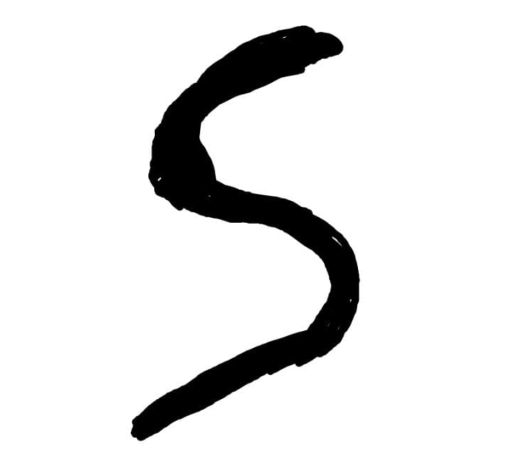
#> input picture Sample Input Files/S.png, 1058 x 944 px (shown at 1/2 size)
$ jupyter execute --allow-errors HandwrittenCharacterRecognition.ipynb
#> lines starting #> are read from the running program, lines starting #| are printed output that depends on the picture; after the words box and inside, x2 and y2 are one past the last pixel; in counts of white or black regions, pixels touching at a corner belong together
[cell 1]
from keras.datasets import mnist
import matplotlib.pyplot as plt
import cv2
import numpy as np
from keras.models import Sequential
from keras.layers import Dense, Flatten, Conv2D, MaxPool2D, Dropout
from tensorflow.keras.optimizers import SGD, Adam
from keras.callbacks import ReduceLROnPlateau, EarlyStopping
from tensorflow.keras.utils import to_categorical
import pandas as pd
import numpy as np
from sklearn.model_selection import train_test_split
from keras.utils import np_utils
import matplotlib.pyplot as plt
from tqdm import tqdm_notebook
from sklearn.utils import shuffle

[cell 2]
from google.colab import drive
drive.mount('/content/drive')

#> (a cell that did not finish here is left out)

#> (a cell that did not finish here is left out)

#> (a cell that did not finish here is left out)

[cell 6]
# Dictionary for getting characters from index values...
word_dict = {0:'A',1:'B',2:'C',3:'D',4:'E',5:'F',6:'G',7:'H',8:'I',9:'J',10:'K',11:'L',12:'M',13:'N',14:'O',15:'P',16:'Q',17:'R',18:'S',19:'T',20:'U',21:'V',22:'W',23:'X', 24:'Y',25:'Z'}

#> (a cell that did not finish here is left out)

#> (a cell that did not finish here is left out)

#> (a cell that did not finish here is left out)

#> (a cell that did not finish here is left out)

#> (a cell that did not finish here is left out)

#> (a cell that did not finish here is left out)

#> (a cell that did not finish here is left out)

[cell 14]
# Displaying some of the test images & their predicted labels...

fig, axes = plt.subplots(3,3, figsize=(8,9))
axes = axes.flatten()

#> (the rest of this cell did not finish here and is left out)

[cell 15]
# Prediction on external image...

img = cv2.imread(r'Sample Input Files/S.png')
#> img is the input picture: shape (944, 1058, 3); min 0, max 255, mean 229
img_copy = img.copy()

img = cv2.cvtColor(img, cv2.COLOR_BGR2RGB)
img = cv2.resize(img, (400,440))
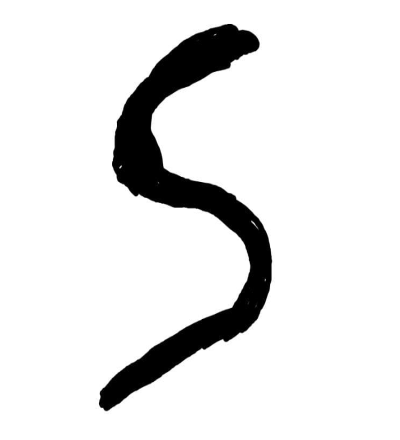
#> img: shape (440, 400, 3); min 0, max 255, mean 229

img_copy = cv2.GaussianBlur(img_copy, (7,7), 0)
img_gray = cv2.cvtColor(img_copy, cv2.COLOR_BGR2GRAY)
_, img_thresh = cv2.threshold(img_gray, 100, 255, cv2.THRESH_BINARY_INV)
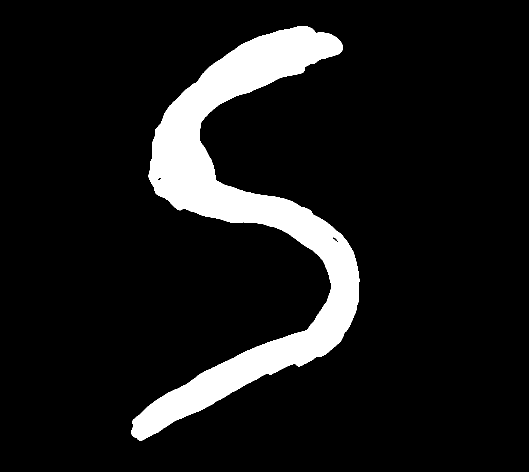
#> img_thresh: shape (944, 1058) (shown at 1/2 size); 10.1% white; 1 white region, box (x1, y1, x2, y2) and area: (262, 52, 719, 881) 100706

img_final = cv2.resize(img_thresh, (28,28))
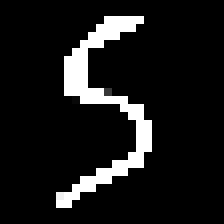
#> img_final: shape (28, 28) (shown 8 times larger); min 0, max 255, mean 25.1
img_final =np.reshape(img_final, (1,28,28,1))


#> (the rest of this cell did not finish here and is left out)

$ run again, with Sample Input Files/A.png copied over Sample Input Files/S.png
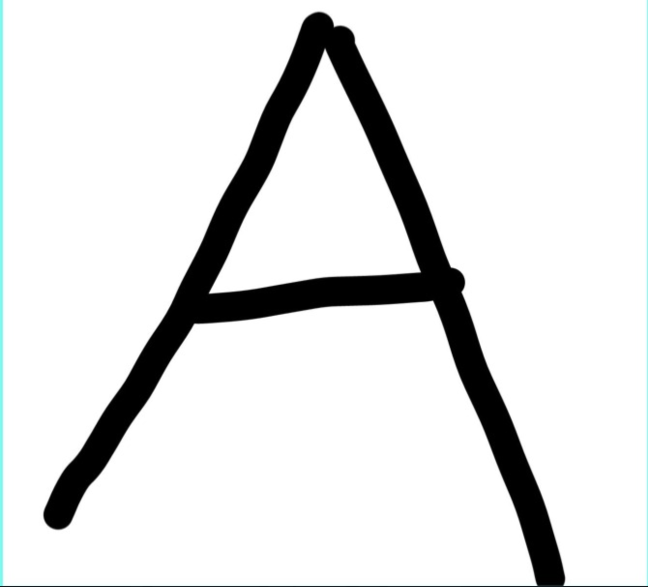
#> input picture Sample Input Files/A.png, 1296 x 1174 px (shown at 1/2 size)
#> img is the input picture: shape (1174, 1296, 3); mean B, G, R 226.7, 226.7, 225.9
#> `_, img_thresh = cv2.threshold(img_gray, 100, 255, cv2.THRESH_BINARY_INV)`:
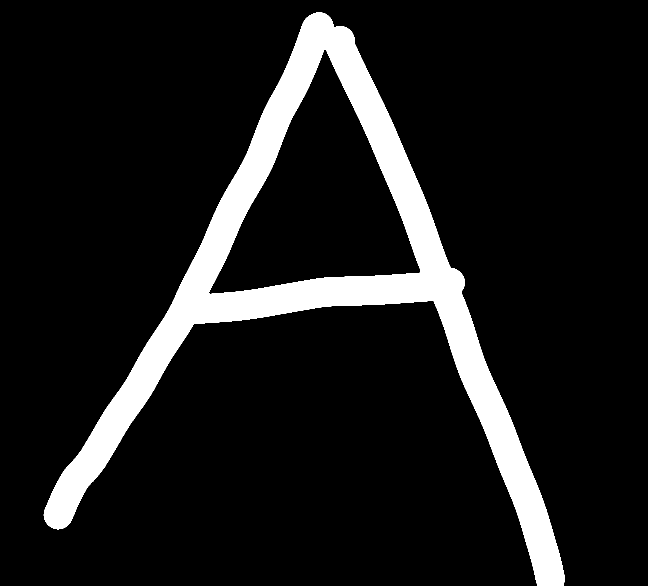
#> img_thresh: shape (1174, 1296) (shown at 1/2 size); 10.8% white; 1 white region, box (x1, y1, x2, y2) and area: (0, 25, 1296, 1174) 164641
#> `img_final = cv2.resize(img_thresh, (28,28))`:
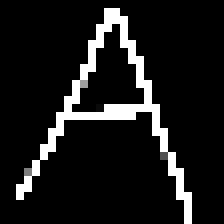
#> img_final: shape (28, 28) (shown 8 times larger); min 0, max 255, mean 26.5
